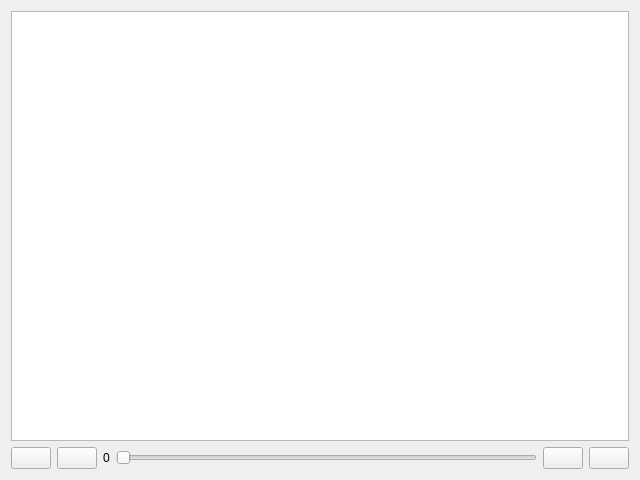
<?xml version="1.0" encoding="UTF-8"?>
<ui version="4.0">
 <class>WidgetStrainVideo</class>
 <widget class="QWidget" name="WidgetStrainVideo">
  <property name="geometry">
   <rect>
    <x>0</x>
    <y>0</y>
    <width>640</width>
    <height>480</height>
   </rect>
  </property>
  <property name="windowTitle">
   <string>Form</string>
  </property>
  <layout class="QVBoxLayout" name="verticalLayout">
   <item>
    <widget class="WidgetResult" name="widgetResult"/>
   </item>
   <item>
    <layout class="QHBoxLayout" name="horizontalLayout">
     <item>
      <widget class="QPushButton" name="btnPrevBeat">
       <property name="text">
        <string/>
       </property>
       <property name="icon">
        <iconset resource="resources.qrc">
         <normaloff>:/icons/icons/resultset_first.png</normaloff>:/icons/icons/resultset_first.png</iconset>
       </property>
       <property name="iconSize">
        <size>
         <width>16</width>
         <height>16</height>
        </size>
       </property>
      </widget>
     </item>
     <item>
      <widget class="QPushButton" name="btnPrev">
       <property name="text">
        <string/>
       </property>
       <property name="icon">
        <iconset resource="resources.qrc">
         <normaloff>:/icons/icons/resultset_previous.png</normaloff>:/icons/icons/resultset_previous.png</iconset>
       </property>
       <property name="iconSize">
        <size>
         <width>16</width>
         <height>16</height>
        </size>
       </property>
      </widget>
     </item>
     <item>
      <widget class="QLabel" name="lblIndex">
       <property name="text">
        <string>0</string>
       </property>
      </widget>
     </item>
     <item>
      <widget class="QSlider" name="horizontalSlider">
       <property name="orientation">
        <enum>Qt::Horizontal</enum>
       </property>
      </widget>
     </item>
     <item>
      <widget class="QPushButton" name="btnNext">
       <property name="text">
        <string/>
       </property>
       <property name="icon">
        <iconset resource="resources.qrc">
         <normaloff>:/icons/icons/resultset_next.png</normaloff>:/icons/icons/resultset_next.png</iconset>
       </property>
       <property name="iconSize">
        <size>
         <width>16</width>
         <height>16</height>
        </size>
       </property>
      </widget>
     </item>
     <item>
      <widget class="QPushButton" name="btnNextBeat">
       <property name="text">
        <string/>
       </property>
       <property name="icon">
        <iconset resource="resources.qrc">
         <normaloff>:/icons/icons/resultset_last.png</normaloff>:/icons/icons/resultset_last.png</iconset>
       </property>
       <property name="iconSize">
        <size>
         <width>16</width>
         <height>16</height>
        </size>
       </property>
      </widget>
     </item>
    </layout>
   </item>
  </layout>
 </widget>
 <customwidgets>
  <customwidget>
   <class>WidgetResult</class>
   <extends>QGraphicsView</extends>
   <header>ui/widgetresult.h</header>
  </customwidget>
 </customwidgets>
 <resources>
  <include location="resources.qrc"/>
 </resources>
 <connections>
  <connection>
   <sender>horizontalSlider</sender>
   <signal>valueChanged(int)</signal>
   <receiver>WidgetStrainVideo</receiver>
   <slot>display(int)</slot>
   <hints>
    <hint type="sourcelabel">
     <x>174</x>
     <y>467</y>
    </hint>
    <hint type="destinationlabel">
     <x>5</x>
     <y>398</y>
    </hint>
   </hints>
  </connection>
 </connections>
 <slots>
  <slot>display(int)</slot>
 </slots>
</ui>
